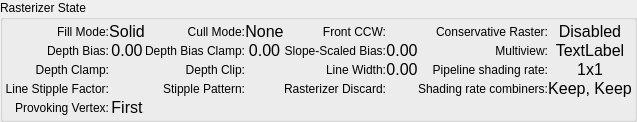
          <widget class="QGroupBox" name="rasterizerGroup">
           <property name="title">
            <string>Rasterizer State</string>
           </property>
           <layout class="QGridLayout" name="rasterizerGridLayout">
            <property name="leftMargin">
             <number>2</number>
            </property>
            <property name="topMargin">
             <number>2</number>
            </property>
            <property name="rightMargin">
             <number>2</number>
            </property>
            <property name="bottomMargin">
             <number>2</number>
            </property>
            <property name="spacing">
             <number>0</number>
            </property>
            <item row="0" column="0">
             <widget class="QLabel" name="fillModeLabel">
              <property name="text">
               <string>Fill Mode:</string>
              </property>
              <property name="alignment">
               <set>Qt::AlignRight|Qt::AlignTrailing|Qt::AlignVCenter</set>
              </property>
              <property name="wordWrap">
               <bool>true</bool>
              </property>
             </widget>
            </item>
            <item row="0" column="1">
             <widget class="QLabel" name="fillMode">
              <property name="font">
               <font>
                <pointsize>12</pointsize>
               </font>
              </property>
              <property name="text">
               <string>Solid</string>
              </property>
              <property name="alignment">
               <set>Qt::AlignCenter</set>
              </property>
              <property name="margin">
               <number>4</number>
              </property>
             </widget>
            </item>
            <item row="0" column="2">
             <widget class="QLabel" name="cullModeLabel">
              <property name="text">
               <string>Cull Mode:</string>
              </property>
              <property name="alignment">
               <set>Qt::AlignRight|Qt::AlignTrailing|Qt::AlignVCenter</set>
              </property>
              <property name="wordWrap">
               <bool>true</bool>
              </property>
             </widget>
            </item>
            <item row="0" column="3">
             <widget class="QLabel" name="cullMode">
              <property name="font">
               <font>
                <pointsize>12</pointsize>
               </font>
              </property>
              <property name="text">
               <string>None</string>
              </property>
              <property name="alignment">
               <set>Qt::AlignCenter</set>
              </property>
              <property name="margin">
               <number>4</number>
              </property>
             </widget>
            </item>
            <item row="0" column="4">
             <widget class="QLabel" name="frontCCWLabel">
              <property name="text">
               <string>Front CCW:</string>
              </property>
              <property name="alignment">
               <set>Qt::AlignRight|Qt::AlignTrailing|Qt::AlignVCenter</set>
              </property>
              <property name="wordWrap">
               <bool>true</bool>
              </property>
             </widget>
            </item>
            <item row="0" column="5">
             <widget class="QLabel" name="frontCCW">
              <property name="text">
               <string/>
              </property>
              <property name="rdIcon" stdset="0">
               <string>cross</string>
              </property>
              <property name="alignment">
               <set>Qt::AlignCenter</set>
              </property>
              <property name="margin">
               <number>4</number>
              </property>
             </widget>
            </item>
            <item row="0" column="6">
             <widget class="QLabel" name="label">
              <property name="text">
               <string>Conservative Raster:</string>
              </property>
              <property name="alignment">
               <set>Qt::AlignRight|Qt::AlignTrailing|Qt::AlignVCenter</set>
              </property>
              <property name="wordWrap">
               <bool>true</bool>
              </property>
             </widget>
            </item>
            <item row="0" column="7">
             <widget class="QLabel" name="conservativeRaster">
              <property name="font">
               <font>
                <pointsize>12</pointsize>
               </font>
              </property>
              <property name="text">
               <string>Disabled</string>
              </property>
              <property name="alignment">
               <set>Qt::AlignCenter</set>
              </property>
              <property name="margin">
               <number>4</number>
              </property>
             </widget>
            </item>
            <item row="1" column="0">
             <widget class="QLabel" name="depthBiasLabel">
              <property name="text">
               <string>Depth Bias:</string>
              </property>
              <property name="alignment">
               <set>Qt::AlignRight|Qt::AlignTrailing|Qt::AlignVCenter</set>
              </property>
              <property name="wordWrap">
               <bool>true</bool>
              </property>
             </widget>
            </item>
            <item row="1" column="1">
             <widget class="QLabel" name="depthBias">
              <property name="font">
               <font>
                <pointsize>12</pointsize>
               </font>
              </property>
              <property name="text">
               <string>0.00</string>
              </property>
              <property name="alignment">
               <set>Qt::AlignCenter</set>
              </property>
              <property name="margin">
               <number>4</number>
              </property>
             </widget>
            </item>
            <item row="1" column="2">
             <widget class="QLabel" name="depthBiasClampLabel">
              <property name="text">
               <string>Depth Bias Clamp:</string>
              </property>
              <property name="alignment">
               <set>Qt::AlignRight|Qt::AlignTrailing|Qt::AlignVCenter</set>
              </property>
              <property name="wordWrap">
               <bool>true</bool>
              </property>
             </widget>
            </item>
            <item row="1" column="3">
             <widget class="QLabel" name="depthBiasClamp">
              <property name="font">
               <font>
                <pointsize>12</pointsize>
               </font>
              </property>
              <property name="text">
               <string>0.00</string>
              </property>
              <property name="alignment">
               <set>Qt::AlignCenter</set>
              </property>
              <property name="margin">
               <number>4</number>
              </property>
             </widget>
            </item>
            <item row="1" column="4">
             <widget class="QLabel" name="slopeScaledBiasLabel">
              <property name="text">
               <string>Slope-Scaled Bias:</string>
              </property>
              <property name="alignment">
               <set>Qt::AlignRight|Qt::AlignTrailing|Qt::AlignVCenter</set>
              </property>
              <property name="wordWrap">
               <bool>true</bool>
              </property>
             </widget>
            </item>
            <item row="1" column="5">
             <widget class="QLabel" name="slopeScaledBias">
              <property name="font">
               <font>
                <pointsize>12</pointsize>
               </font>
              </property>
              <property name="text">
               <string>0.00</string>
              </property>
              <property name="alignment">
               <set>Qt::AlignCenter</set>
              </property>
              <property name="margin">
               <number>4</number>
              </property>
             </widget>
            </item>
            <item row="1" column="6">
             <widget class="QLabel" name="label_3">
              <property name="text">
               <string>Multiview:</string>
              </property>
              <property name="alignment">
               <set>Qt::AlignRight|Qt::AlignTrailing|Qt::AlignVCenter</set>
              </property>
              <property name="wordWrap">
               <bool>true</bool>
              </property>
             </widget>
            </item>
            <item row="1" column="7">
             <widget class="QLabel" name="multiview">
              <property name="font">
               <font>
                <pointsize>12</pointsize>
               </font>
              </property>
              <property name="text">
               <string>TextLabel</string>
              </property>
              <property name="alignment">
               <set>Qt::AlignCenter</set>
              </property>
              <property name="margin">
               <number>4</number>
              </property>
             </widget>
            </item>
            <item row="1" column="10">
             <spacer name="rastHSpacer">
              <property name="orientation">
               <enum>Qt::Horizontal</enum>
              </property>
              <property name="sizeType">
               <enum>QSizePolicy::MinimumExpanding</enum>
              </property>
              <property name="sizeHint" stdset="0">
               <size>
                <width>0</width>
                <height>0</height>
               </size>
              </property>
             </spacer>
            </item>
            <item row="2" column="0">
             <widget class="QLabel" name="depthClampLabel">
              <property name="text">
               <string>Depth Clamp:</string>
              </property>
              <property name="alignment">
               <set>Qt::AlignRight|Qt::AlignTrailing|Qt::AlignVCenter</set>
              </property>
              <property name="wordWrap">
               <bool>true</bool>
              </property>
             </widget>
            </item>
            <item row="2" column="1">
             <widget class="QLabel" name="depthClamp">
              <property name="text">
               <string/>
              </property>
              <property name="rdIcon" stdset="0">
               <string>cross</string>
              </property>
              <property name="alignment">
               <set>Qt::AlignCenter</set>
              </property>
              <property name="margin">
               <number>4</number>
              </property>
             </widget>
            </item>
            <item row="2" column="2">
             <widget class="QLabel" name="label_4">
              <property name="text">
               <string>Depth Clip:</string>
              </property>
              <property name="alignment">
               <set>Qt::AlignRight|Qt::AlignTrailing|Qt::AlignVCenter</set>
              </property>
              <property name="wordWrap">
               <bool>true</bool>
              </property>
             </widget>
            </item>
            <item row="2" column="3">
             <widget class="QLabel" name="depthClip">
              <property name="rdIcon" stdset="0">
               <string>cross</string>
              </property>
              <property name="alignment">
               <set>Qt::AlignCenter</set>
              </property>
              <property name="margin">
               <number>4</number>
              </property>
             </widget>
            </item>
            <item row="2" column="4">
             <widget class="QLabel" name="lineWidthLabel">
              <property name="text">
               <string>Line Width:</string>
              </property>
              <property name="alignment">
               <set>Qt::AlignRight|Qt::AlignTrailing|Qt::AlignVCenter</set>
              </property>
              <property name="wordWrap">
               <bool>true</bool>
              </property>
             </widget>
            </item>
            <item row="2" column="5">
             <widget class="QLabel" name="lineWidth">
              <property name="font">
               <font>
                <pointsize>12</pointsize>
               </font>
              </property>
              <property name="text">
               <string>0.00</string>
              </property>
              <property name="alignment">
               <set>Qt::AlignCenter</set>
              </property>
              <property name="margin">
               <number>4</number>
              </property>
             </widget>
            </item>
            <item row="2" column="6">
             <widget class="QLabel" name="label_9">
              <property name="text">
               <string>Pipeline shading rate:</string>
              </property>
              <property name="alignment">
               <set>Qt::AlignRight|Qt::AlignTrailing|Qt::AlignVCenter</set>
              </property>
              <property name="wordWrap">
               <bool>true</bool>
              </property>
             </widget>
            </item>
            <item row="2" column="7">
             <widget class="QLabel" name="pipelineShadingRate">
              <property name="font">
               <font>
                <pointsize>12</pointsize>
               </font>
              </property>
              <property name="text">
               <string>1x1</string>
              </property>
              <property name="alignment">
               <set>Qt::AlignCenter</set>
              </property>
              <property name="margin">
               <number>4</number>
              </property>
             </widget>
            </item>
            <item row="3" column="0">
             <widget class="QLabel" name="stippleFactorLabel">
              <property name="text">
               <string>Line Stipple Factor:</string>
              </property>
              <property name="alignment">
               <set>Qt::AlignRight|Qt::AlignTrailing|Qt::AlignVCenter</set>
              </property>
              <property name="wordWrap">
               <bool>true</bool>
              </property>
             </widget>
            </item>
            <item row="3" column="1">
             <widget class="QLabel" name="stippleFactor">
              <property name="font">
               <font>
                <pointsize>12</pointsize>
               </font>
              </property>
              <property name="rdIcon" stdset="0">
               <string>cross</string>
              </property>
              <property name="alignment">
               <set>Qt::AlignCenter</set>
              </property>
              <property name="margin">
               <number>4</number>
              </property>
             </widget>
            </item>
            <item row="3" column="2">
             <widget class="QLabel" name="stipplePatternLabel">
              <property name="text">
               <string>Stipple Pattern:</string>
              </property>
              <property name="alignment">
               <set>Qt::AlignRight|Qt::AlignTrailing|Qt::AlignVCenter</set>
              </property>
              <property name="wordWrap">
               <bool>true</bool>
              </property>
             </widget>
            </item>
            <item row="3" column="3">
             <widget class="QLabel" name="stipplePattern">
              <property name="font">
               <font>
                <pointsize>12</pointsize>
               </font>
              </property>
              <property name="rdIcon" stdset="0">
               <string>cross</string>
              </property>
              <property name="alignment">
               <set>Qt::AlignCenter</set>
              </property>
              <property name="margin">
               <number>4</number>
              </property>
             </widget>
            </item>
            <item row="3" column="4">
             <widget class="QLabel" name="rasterizerDiscardLabel">
              <property name="text">
               <string>Rasterizer Discard:</string>
              </property>
              <property name="alignment">
               <set>Qt::AlignRight|Qt::AlignTrailing|Qt::AlignVCenter</set>
              </property>
              <property name="wordWrap">
               <bool>true</bool>
              </property>
             </widget>
            </item>
            <item row="3" column="5">
             <widget class="QLabel" name="rasterizerDiscard">
              <property name="text">
               <string/>
              </property>
              <property name="rdIcon" stdset="0">
               <string>cross</string>
              </property>
              <property name="alignment">
               <set>Qt::AlignCenter</set>
              </property>
              <property name="margin">
               <number>4</number>
              </property>
             </widget>
            </item>
            <item row="3" column="6">
             <widget class="QLabel" name="label_2">
              <property name="text">
               <string>Shading rate combiners:</string>
              </property>
              <property name="alignment">
               <set>Qt::AlignRight|Qt::AlignTrailing|Qt::AlignVCenter</set>
              </property>
              <property name="wordWrap">
               <bool>true</bool>
              </property>
             </widget>
            </item>
            <item row="3" column="7">
             <widget class="QLabel" name="shadingRateCombiners">
              <property name="font">
               <font>
                <pointsize>12</pointsize>
               </font>
              </property>
              <property name="text">
               <string>Keep, Keep</string>
              </property>
              <property name="alignment">
               <set>Qt::AlignCenter</set>
              </property>
              <property name="margin">
               <number>4</number>
              </property>
             </widget>
            </item>
            <item row="4" column="0">
             <widget class="QLabel" name="label_10">
              <property name="text">
               <string>Provoking Vertex:</string>
              </property>
              <property name="alignment">
               <set>Qt::AlignRight|Qt::AlignTrailing|Qt::AlignVCenter</set>
              </property>
              <property name="wordWrap">
               <bool>true</bool>
              </property>
             </widget>
            </item>
            <item row="4" column="1">
             <widget class="QLabel" name="provokingVertex">
              <property name="font">
               <font>
                <pointsize>12</pointsize>
               </font>
              </property>
              <property name="text">
               <string>First</string>
              </property>
              <property name="alignment">
               <set>Qt::AlignCenter</set>
              </property>
              <property name="margin">
               <number>4</number>
              </property>
             </widget>
            </item>
            <item row="5" column="0">
             <spacer name="rastVSpacer">
              <property name="orientation">
               <enum>Qt::Vertical</enum>
              </property>
              <property name="sizeType">
               <enum>QSizePolicy::Preferred</enum>
              </property>
              <property name="sizeHint" stdset="0">
               <size>
                <width>0</width>
                <height>0</height>
               </size>
              </property>
             </spacer>
            </item>
           </layout>
          </widget>
